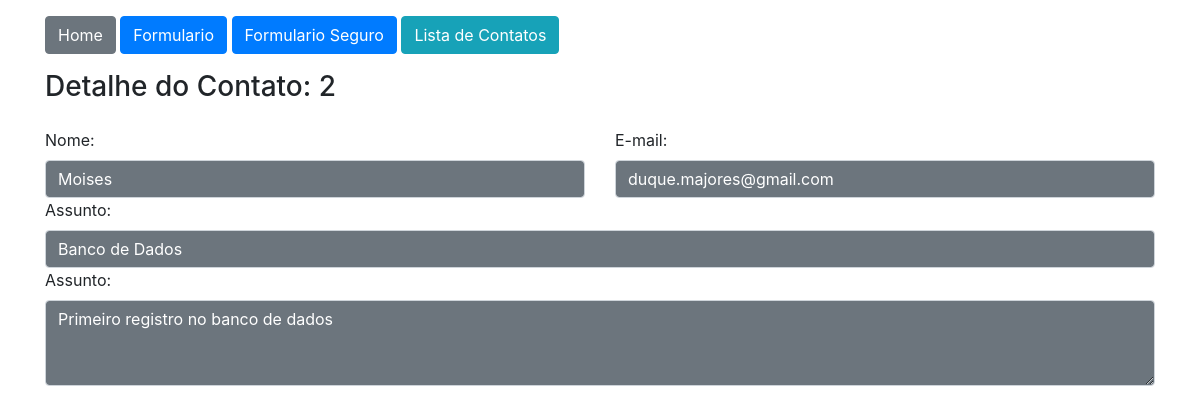
The app's page /contato/2/ with its own data.
### app/models.py (models this page shows)
class Contato(db.Model):
    id = db.Column(db.Integer, primary_key=True)
    nome = db.Column(db.String, nullable=True)
    email = db.Column(db.String, nullable=True)
    assunto = db.Column(db.String, nullable=True)
    mensagem = db.Column(db.String, nullable=True)

### app/views.py (the view)
@app.route('/contato/<int:id>/')
def contato_detalhe(id):
    obj = Contato.query.get(id)
    return render_template('contato_detalhe.html', obj=obj)

### app/templates/contato_detalhe.html
{% extends 'base.html' %}
{% block content %}
    <div class="container">
        {% include 'nav.html' %}
        <h3 class="mt-3">Detalhe do Contato: {{obj.id}}</h3>
        <div class="row mt-4">
            <div class="col-md-6">
                <label for="nome">Nome:</label>
                <input type="text" id="nome" name="nome" value="{{obj.nome}}" class="form-control bg-secondary text-white" readonly>
            </div>
            <div class="col-md-6">
                <label for="email">E-mail:</label>
                <input type="text" id="email" name="email" value="{{obj.email}}" class="form-control bg-secondary text-white" readonly>
            </div>
            <div class="col-md-12">
                <label for="assunto">Assunto:</label>
                <input type="text" name="assunto" id="assunto" value="{{obj.assunto}}" class="form-control bg-secondary text-white" readonly>
            </div>
            <div class="col-md-12">
                <label for="mensagem">Assunto:</label>
                <textarea rows="3" type="textarea" name="mensagem" id="mensagem" class="form-control bg-secondary text-white" readonly>{{obj.mensagem}}</textarea>
            </div>
        </div>
    </div>
{% endblock %}

### records on screen
Contato: id "2", nome "Moises", email "duque.majores@gmail.com", assunto "Banco de Dados", mensagem "Primeiro registro no banco de dados"
